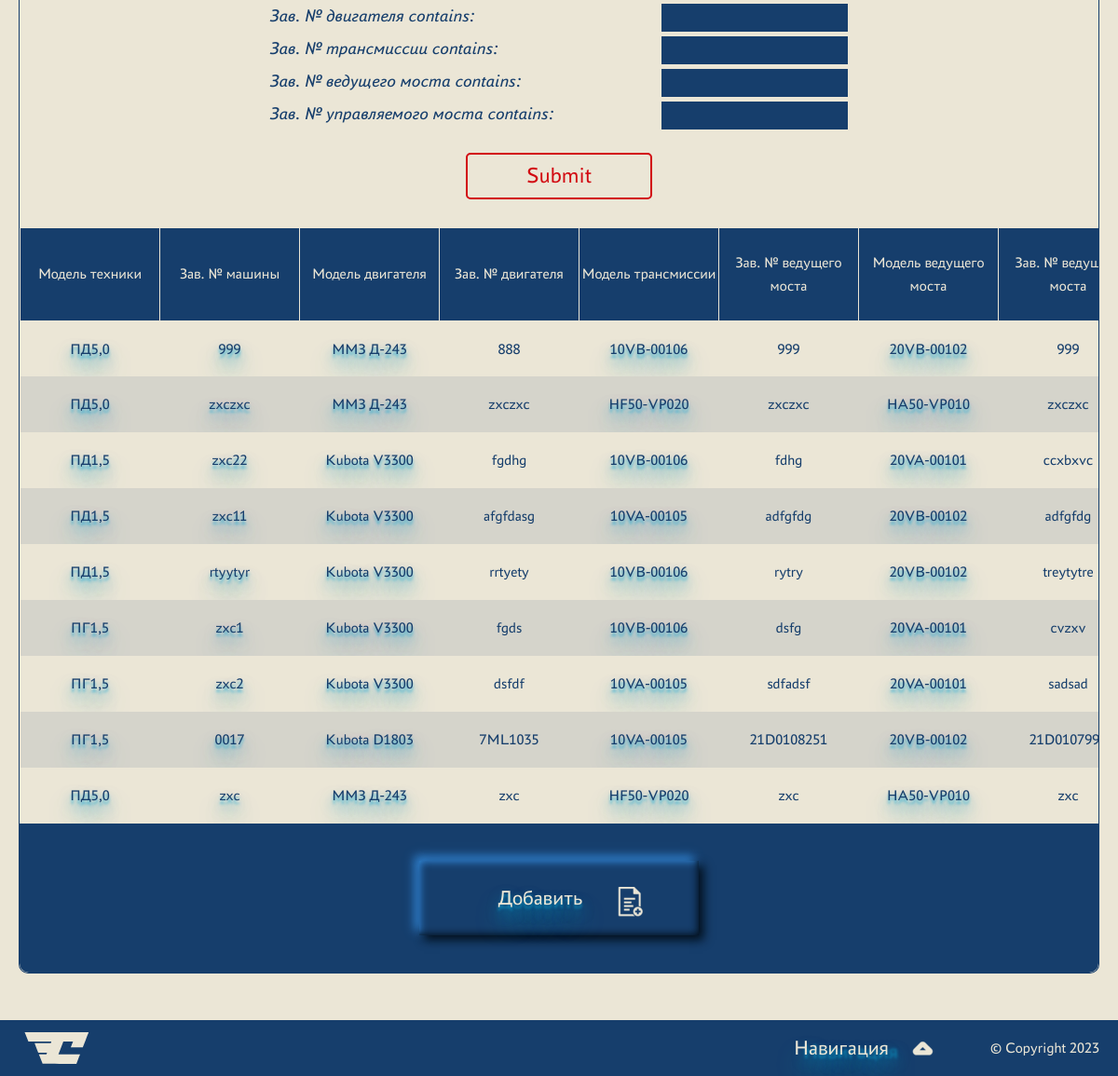
/full_db_list/ (signed in, lower part), run on an earlier commit of the app's database.
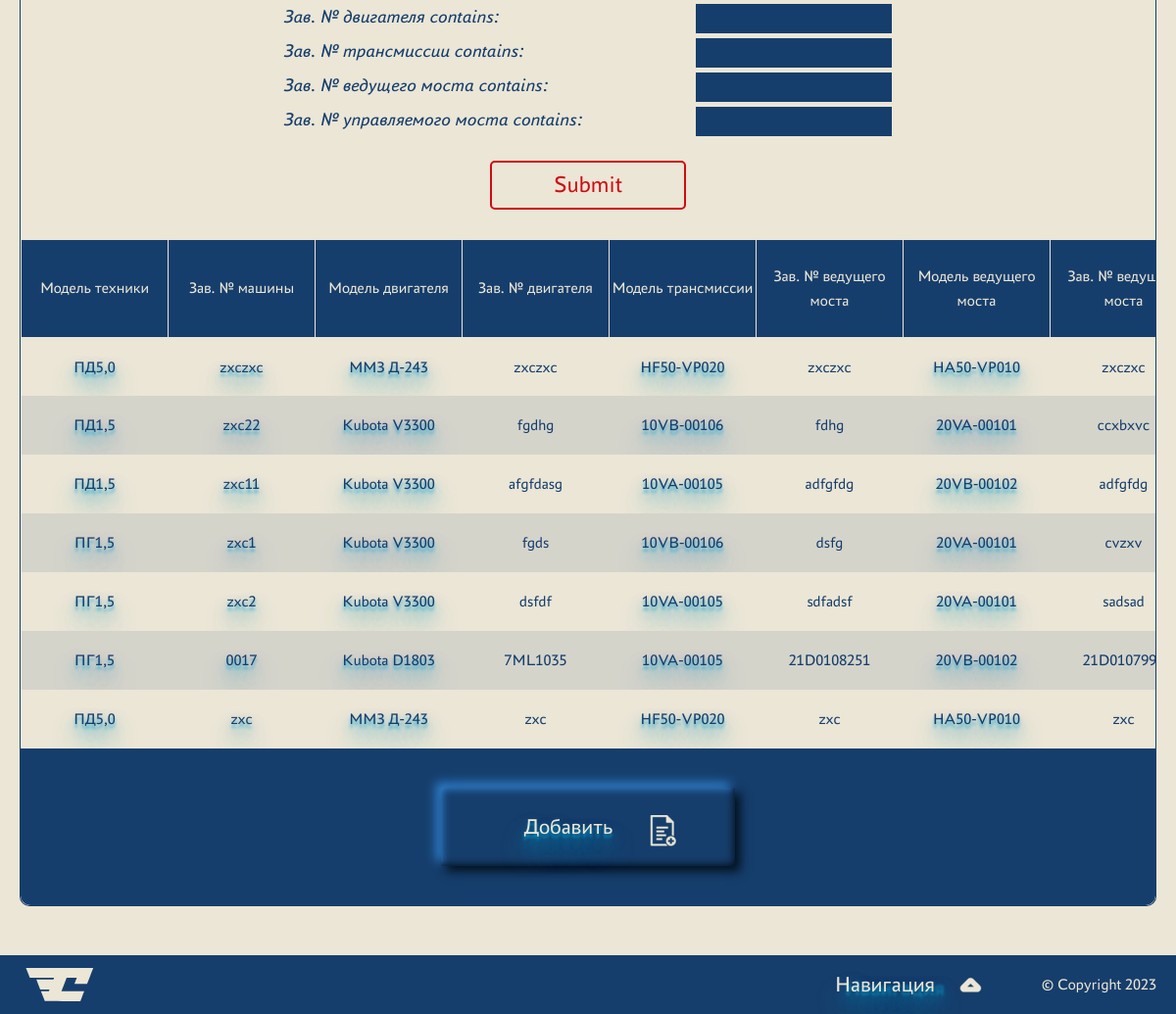
And on a later commit of the database.
### crm_app/models.py (models this page shows, shortened)
class Machine(models.Model):
    serialNumber = models.CharField(
        max_length=255, unique=True, verbose_name='Зав. № машины')
    modelMachine = models.ForeignKey(
        'ModelMachine', on_delete=models.CASCADE, related_name='modelMachines', verbose_name='Модель техники')
    serialNumberEngine = models.CharField(
        max_length=255, unique=True, verbose_name='Зав. № двигателя')
    modelEngine = models.ForeignKey(
        'ModelEngine', on_delete=models.CASCADE, related_name='modelEngines', verbose_name='Модель двигателя')
    serialTransmission = models.CharField(
        max_length=255, unique=True, verbose_name='Зав. № трансмиссии')
    modelTransmission = models.ForeignKey(
        'ModelTransmission', on_delete=models.CASCADE, related_name='modelTransmissions', verbose_name='Модель трансмиссии')
    serialDriveAxle = models.CharField(
        max_length=255, unique=True, verbose_name='Зав. № ведущего моста')
    modelDriveAxle = models.ForeignKey(
        'ModelDriveAxle', on_delete=models.CASCADE, related_name='modelDriveAxles', verbose_name='Модель ведущего моста')
    serialSteeringAxle = models.CharField(
        max_length=255, unique=True, verbose_name='Зав. № управляемого моста')
    modelSteeringAxle = models.ForeignKey(
        'ModelSteeringAxle', on_delete=models.CASCADE, related_name='modelSteeringAxles', verbose_name='Модель управляемого моста')
    deliveryContract = models.CharField(
        max_length=255, verbose_name='Договор поставки №, дата')
    shipmentDate = models.DateField(verbose_name='Дата отгрузки с завода')
    consignee = models.CharField(
        max_length=255, verbose_name='Грузополучатель (конечный потребитель)')
    deliveryAddress = models.CharField(
        max_length=255, verbose_name='Адрес поставки (эксплуатации)')
    additionalOptions = models.TextField(
        default='Комплектация не указана', verbose_name='Комплектация (дополнительные опции)')
    client = models.ForeignKey(
        User, on_delete=models.CASCADE, related_name='clients', verbose_name='Клиент')
    serviceCompany = models.ForeignKey(
        'ServiceCompany', on_delete=models.CASCADE, verbose_name='Сервисная компания')
    class Meta:
        verbose_name = 'Машина'
        verbose_name_plural = 'МАШИНЫ'
    def __str__(self):
        return self.serialNumber

class ModelMachine(models.Model):
    name = models.CharField(max_length=255, verbose_name='Модель')
    description = models.TextField(verbose_name='Описание')
    class Meta:
        verbose_name = 'Модель техники'
        verbose_name_plural = '_СПРАВОЧНИК_Модели техники'
    def __str__(self):
        return self.name

class ModelEngine(models.Model):
    name = models.CharField(max_length=255, verbose_name='Модель')
    description = models.TextField(verbose_name='Описание')
    class Meta:
        verbose_name = 'Модель двигателя'
        verbose_name_plural = '_СПРАВОЧНИК_Модели двигателя'
    def __str__(self):
        return self.name

class ModelTransmission(models.Model):
    name = models.CharField(max_length=255, verbose_name='Модель')
    description = models.TextField(verbose_name='Описание')
    class Meta:
        verbose_name = 'Модель трансмиссии'
        verbose_name_plural = '_СПРАВОЧНИК_Модели трансмиссии'
    def __str__(self):
        return self.name

class ModelDriveAxle(models.Model):
    name = models.CharField(max_length=255, verbose_name='Модель')
    description = models.TextField(verbose_name='Описание')
    class Meta:
        verbose_name = 'Модель ведущего моста'
        verbose_name_plural = '_СПРАВОЧНИК_Модели ведущего моста'
    def __str__(self):
        return self.name

### crm_app/views.py (the view)
# urls.py: path('full_db_list/', full_db_list, name='full_db_list'),
@login_required()
def full_db_list(request):
    filter_machines = MachineFilter(
        request.GET, queryset=Machine.objects.all().order_by('-shipmentDate'))
    filter_maintenance = MaintenanceFilter(
        request.GET, queryset=Maintenance.objects.all().order_by('-maintenanceDate'))
    filter_claims = ClaimsFilter(
        request.GET, queryset=Claims.objects.all().order_by('-breakdownDate'))
    context = {
        'filter_machines': filter_machines,
        'filter_maintenance': filter_maintenance,
        'filter_claims': filter_claims,
        'menu': menu,
        'title': "Ваша база данных"
    }
    return render(request, 'crm_app/full_db_list.html', context=context)

### crm_app/models.py (called while the page is built)
    @property
    @admin.display(description='Время простоя')
    def downtime(self):
        if (self.breakdownDate != None):
            down = self.recoverDate - self.breakdownDate
            downtime = str(down).split(' ', 1)[0] + ' дней'
            return downtime

    def __str__(self):
        return self.name

    def __str__(self):
        return self.name

    def __str__(self):
        return self.name

    def __str__(self):
        return self.name

    def __str__(self):
        return self.name

### crm_app/templates/crm_app/full_db_list.html (shortened to what this page needs)
{% extends 'crm_app/base.html' %}
{% block content %}
<div class="container">
  <br />
  <div id="General_Info" class="tabcontent">
    <form class="filter" method="get">
      <div class="filter__items">{{ filter_machines.form.as_p }}</div>
      <input type="submit" />
    </form>
    <div class="tab1">
      <table class="tab1__table">
        <tr class="tab1__row">
          <th class="tab1__head">Модель техники</th>
          <th class="tab1__head">Зав. № машины</th>
          <th class="tab1__head">Модель двигателя</th>
          <th class="tab1__head">Зав. № двигателя</th>
          <th class="tab1__head">Модель трансмиссии</th>
          <th class="tab1__head">Зав. № ведущего моста</th>
          <th class="tab1__head">Модель ведущего моста</th>
          <th class="tab1__head">Зав. № ведущего моста</th>
        </tr>
        {% for machine in filter_machines.qs %}
        <tr class="tab1__row">
          <td class="tab1__col">
            <a
              href="{% url 'directory_model_machine' machine.modelMachine_id %}"
              >{{ machine.modelMachine }}</a
            >
          </td>
          <td class="tab1__col">
            <a href="{% url 'machine' machine.pk %}"
              >{{machine.serialNumber}}</a
            >
          </td>
          <td class="tab1__col">
            <a href="{% url 'directory_model_engine' machine.modelEngine_id %}"
              >{{machine.modelEngine}}</a
            >
          </td>
          <td class="tab1__col">{{machine.serialNumberEngine}}</td>
          <td class="tab1__col">
            <a
              href="{% url 'directory_model_transmission' machine.modelTransmission_id %}"
              >{{machine.modelTransmission}}</a
            >
          </td>
          <td class="tab1__col">{{machine.serialTransmission}}</td>
          <td class="tab1__col">
            <a
              href="{% url 'directory_model_drive_axle' machine.modelDriveAxle_id %}"
              >{{machine.modelDriveAxle}}</a
            >
          </td>
          <td class="tab1__col">{{machine.serialDriveAxle}}</td>
        </tr>
        {% empty %}
        <div class="message">Список пуст</div>
        {% endfor %}
      </table>
    </div>
    <div class="tab__bottom">
      <a href="{% url 'add_machine' %}" class="crud__btn btn-add">Добавить</a>
    </div>
  </div>
</div>
{% endblock content %}

What changed in the data, as far as the page shows it:
removed Machine: modelMachine "ПД5,0", serialNumber "999", modelEngine "ММЗ Д-243", serialNumberEngine "888", modelTransmission "10VB-00106", serialTransmission "999", modelDriveAxle "20VB-00102", serialDriveAxle "999"
removed Machine: modelMachine "ПД1,5", serialNumber "rtyytyr", modelEngine "Kubota V3300", serialNumberEngine "rrtyety", modelTransmission "10VB-00106", serialTransmission "rytry", modelDriveAxle "20VB-00102", serialDriveAxle "treytytre"
